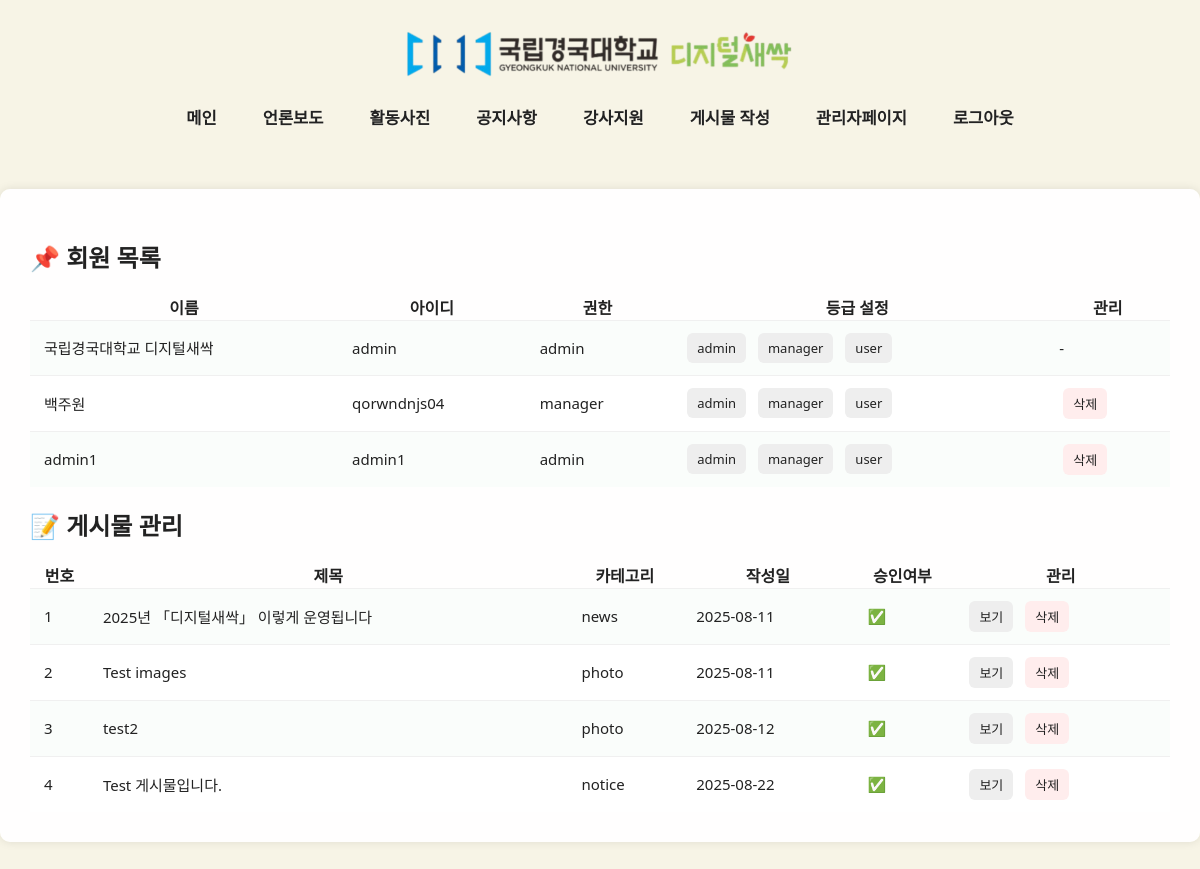
The page /admin (signed in) on the database its author committed.
### app.py (models this page shows)
class User(db.Model):
    id = db.Column(db.Integer, primary_key=True)
    username = db.Column(db.String(30), unique=True)
    password = db.Column(db.String(30))
    name = db.Column(db.String(30))
    role = db.Column(db.String(10), default='pending')  # admin / manager / user / pending

class Post(db.Model):
    id = db.Column(db.Integer, primary_key=True)
    title = db.Column(db.String(100), nullable=False)
    category = db.Column(db.String(20), nullable=False)
    image = db.Column(db.String(100), nullable=True)
    content = db.Column(db.Text, nullable=False)
    date = db.Column(db.String(20), default=datetime.now().strftime("%Y-%m-%d"))
    approved = db.Column(db.Boolean, default=False)

### app.py (the view)
@app.route('/admin')
def admin():
    if session.get('role') not in ['admin', 'manager']:
        return redirect('/')
    posts = Post.query.all()
    users = User.query.all()
    return render_template('admin.html', posts=posts, users=users)

### app.py (called while the page is built)
@app.context_processor
def inject_font():
    font_tag = Markup("""
    <link href="https://cdn.jsdelivr.net/gh/moonspam/NanumSquare@1.0/nanumsquare.css" rel="stylesheet">
    <style>
        body {
            font-family: 'NanumSquare', sans-serif;
        }
    </style>
    """)
    return dict(global_font=font_tag)

@app.before_request
def init_db():
    if not hasattr(app, 'db_initialized'):
        db.create_all()
        app.db_initialized = True

### templates/admin.html (shortened to what this page needs)
<!DOCTYPE html>
<html lang="ko">
<head>
  <link rel="stylesheet" href="{{ url_for('static', filename='style.css') }}">
</head>
<body>
  <div class="header-wrapper">
    <div class="ci-bar">
      <img src="{{ url_for('static', filename='image/GKNU.png') }}" onclick="location.href='/'">
    </div>
    <div class="menu-bar">
      <div class="menu-item"><a href="/">메인</a></div>
      <div class="menu-item"><a href="/news">언론보도</a></div>
      <div class="menu-item"><a href="/imagepage">활동사진</a></div>
      <div class="menu-item"><a href="/notice">공지사항</a></div>
      <div class="menu-item"><a href="/support">강사지원</a></div>
      <div class="menu-item"><a href="/upload">게시물 작성</a></div>
      {% if session.get('user_id') %}
        {% if session.get('role') in ['admin', 'manager'] %}
        <div class="menu-item"><a href="/admin">관리자페이지</a></div>
        {% endif %}
        <div class="menu-item"><a href="/logout">로그아웃</a></div>
      {% else %}
        <div class="menu-item"><a href="/login">로그인</a></div>
        <div class="menu-item"><a href="/new_p">회원가입</a></div>
      {% endif %}
    </div>
  </div>
  <div class="admin-wrapper">
    <h2>📌 회원 목록</h2>
    <table>
      <tr>
        <th>이름</th>
        <th>아이디</th>
        <th>권한</th>
        <th>등급 설정</th>
        <th>관리</th>
      </tr>
      {% for user in users %}
      <tr>
        <td>{{ user.name }}</td>
        <td>{{ user.username }}</td>
        <td>{{ user.role }}</td>
        <td>
          {% if session.get('role') == 'admin' %}
            <a href="/set_role/{{ user.id }}/admin" class="btn">admin</a>
            <a href="/set_role/{{ user.id }}/manager" class="btn">manager</a>
            <a href="/set_role/{{ user.id }}/user" class="btn">user</a>
          {% else %}-{% endif %}
        </td>
        <td>
          {% if session.get('role') == 'admin' and user.id != session.get('user_id') %}
            <a href="/delete_user/{{ user.id }}" class="btn btn-danger" onclick="return confirm('정말 삭제하시겠습니까?');">삭제</a>
          {% else %}-{% endif %}
        </td>
      </tr>
      {% endfor %}
    </table>
    <h2>📝 게시물 관리</h2>
    <table>
      <tr>
        <th>번호</th>
        <th>제목</th>
        <th>카테고리</th>
        <th>작성일</th>
        <th>승인여부</th>
        <th>관리</th>
      </tr>
      {% for post in posts %}
      <tr>
        <td>{{ post.id }}</td>
        <td>{{ post.title }}</td>
        <td>{{ post.category }}</td>
        <td>{{ post.date }}</td>
        <td>{{ '✅' if post.approved else '❌' }}</td>
        <td>
          <a href="/post/{{ post.id }}" class="btn">보기</a>
          {% if session.get('role') in ['admin', 'manager'] %}
          <a href="/delete/{{ post.id }}" class="btn btn-danger" onclick="return confirm('게시물을 삭제하시겠습니까?');">삭제</a>
          {% endif %}
        </td>
      </tr>
      {% endfor %}
    </table>
  </div>
</body>
</html>

### static/style.css (style rules this page uses)
:root { --green:#63c36a; --deep:#2f8a3b; --mint:#e7f7ea; --yellow:#ffe680; --bg:#f7f4e6; --card:#ffffff; --text:#222; --muted:#6b6b6b; --shadow:0 12px 26px rgba(0,0,0,.08); --radius:18px; }
html, body { margin: 0; padding: 0; min-height: 100vh; position: relative; background: var(--bg); color: var(--text); font-family: 'NanumSquare','Noto Sans KR',system-ui,-apple-system,BlinkMacSystemFont,'Segoe UI',Roboto,'Apple SD Gothic Neo','맑은 고딕',sans-serif; }
.header-wrapper { text-align:center; padding:16px 0 6px; }
.ci-bar img { height:70px; cursor:pointer; }
.menu-bar { display:flex; justify-content:center; flex-wrap:wrap; gap:12px 18px; padding:6px 14px; }
.menu-item a { display:inline-block; padding:8px 14px; font-weight:700; font-size:16.5px; color:var(--text); text-decoration:none; border-radius:12px; transition:.18s ease; text-shadow: 1px 1px 2px #ffffff59; }
table { width:100%; border-collapse:separate; border-spacing:0; border-radius:14px; }
tbody td { background:#fff; padding:12px 14px; border-top:1px solid #f0f0f0; font-size:15px; }
tbody tr:nth-child(even) td { background:#fafdfb; }
.admin-wrapper { max-width: 1200px; margin: 40px auto; background-color: rgba(255,255,255,0.95); padding: 30px; border-radius: 10px; box-shadow: 0 0 10px rgba(0,0,0,0.1); }
.btn { padding: 6px 10px; font-size: 13px; border-radius: 6px; background-color: #eee; cursor: pointer; text-decoration: none; color: inherit; display: inline-block; margin: 0 4px; }
.btn-danger { background-color: #ffeded; }

### rows shown on the page
User: name "국립경국대학교 디지털새싹", username "admin", role "admin"
User: name "백주원", username "qorwndnjs04", role "manager"
User: name "admin1", username "admin1", role "admin"
Post: id "1", title "2025년 「디지털새싹」 이렇게 운영됩니다", category "news", date "2025-08-11", approved "✅"
Post: id "2", title "Test images", category "photo", date "2025-08-11", approved "✅"
Post: id "3", title "test2", category "photo", date "2025-08-12", approved "✅"
Post: id "4", title "Test 게시물입니다.", category "notice", date "2025-08-22", approved "✅"
